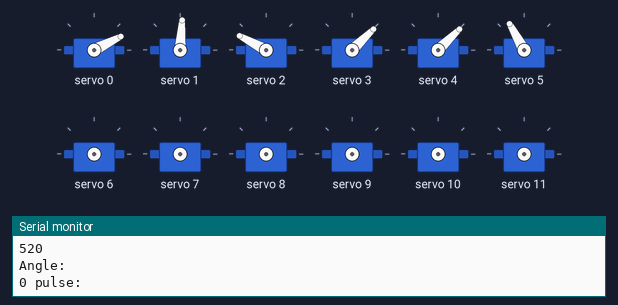
This sketch was run on a simulated Arduino Uno, built with avr-gcc and run on an emulated ATmega328P. Shown: 12 × servo, the last lines printed to the serial monitor.

Above: at 4.15 s.
At 4.25 s:
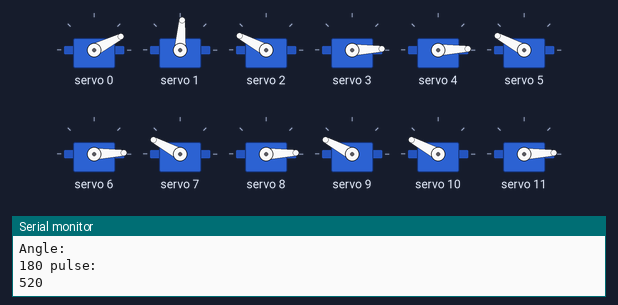
At 7.3 s:
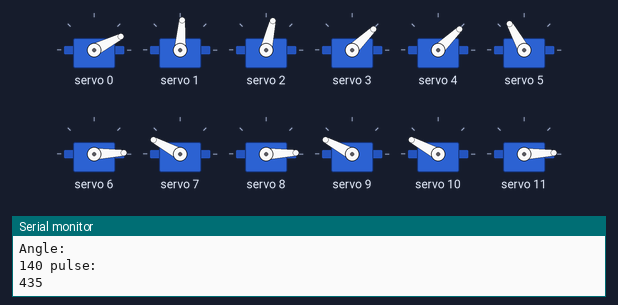
At 10.35 s:
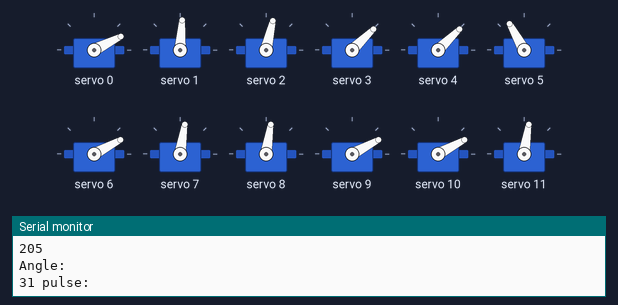
At 10.8 s:
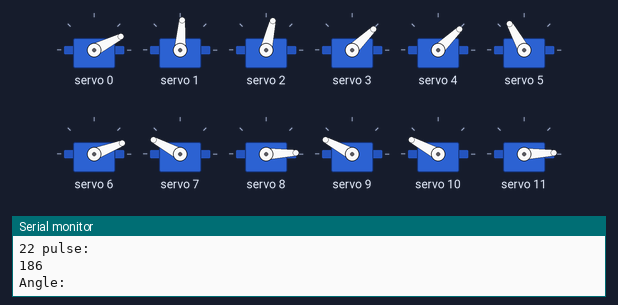
At 16.3 s:
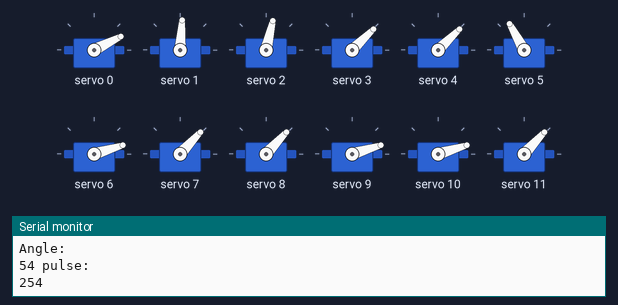
Timing chart, 0 to 20.0 s (numbered marks = the images above):
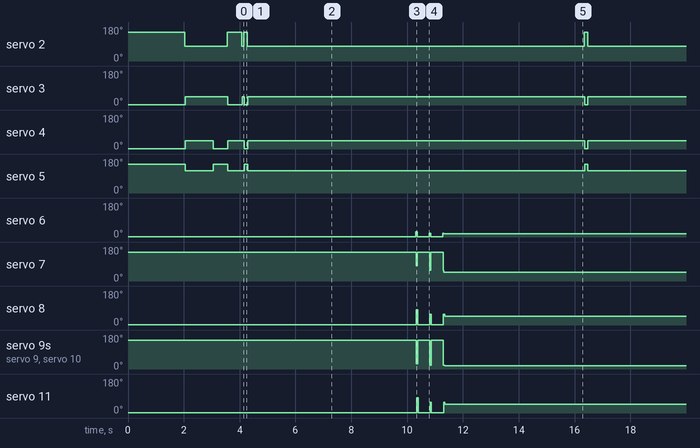

The sketch:

aarin__1_.ino
```cpp
#include <Adafruit_PWMServoDriver.h>

#include <Wire.h>


Adafruit_PWMServoDriver pwm = Adafruit_PWMServoDriver();

#define SERVOMIN  140 // this is the 'minimum' pulse length count (out of 4096)
#define SERVOMAX  520 // this is the 'maximum' pulse length count (out of 4096)

// our servo # counter
uint8_t servonum = 0;

//Servo x, y;
int width = 640, height = 480;  // total resolution of the video
int xpos = 30, ypos = 100;  //30 initial positions of both Servos
const int angle = 2;   // degree of increment or decrement

int xval;
int yval;

int sensorValue = 0;
unsigned long previousMillis = 0;
const unsigned long interval = 2000;


void setup() {
  Serial.begin(31250);
  pwm.begin();
  pwm.setPWMFreq(60);
  Serial.setTimeout(10);
  pwm.setPWM(0,0,angleToPulse(xpos));
  pwm.setPWM(1,0,angleToPulse(ypos));
  startup();
  m_close();
}

void loop() {
unsigned long currentMillis = millis();

    if (currentMillis - previousMillis >= interval) {
        previousMillis = currentMillis;
        blink();
    }
eyeTrack();
delay(5000);
imcat();
delay(5000);

}

void eyeTrack() {
  if (Serial.available() > 0)
  {
    int x_mid, y_mid;
    if (Serial.read() == 'X')
    {
      x_mid = Serial.parseInt(); }
       // read center x-coordinate
    if (Serial.read() == 'Y'){
        y_mid = Serial.parseInt(); // read center y-coordinate
    }

    if (x_mid > width / 2 + 10)
      xpos += angle;
    if (x_mid < width / 2 - 10)
      xpos -= angle;
    if (y_mid < height / 2 + 10)
      ypos += angle;
    if (y_mid > height / 2 - 10)
      ypos -= angle;

    // if the servo degree is outside its range
    if (xpos >= 100)
      xpos = 100;
    else if (xpos <= 0)
      xpos = 0;
    if (ypos >= 130)
      ypos = 130;
    else if (ypos <= 85)
      ypos = 85;

    pwm.setPWM(0,0,angleToPulse(xpos));
    pwm.setPWM(1,0,angleToPulse(ypos));
  }
}

int angleToPulse(int ang){
   int pulse = map(ang,0, 180, SERVOMIN,SERVOMAX);
   Serial.println("Angle: ");Serial.print(ang);
   Serial.println(" pulse: ");Serial.println(pulse);
   return pulse;
}

void open(){
  pwm.setPWM(2, 0, angleToPulse(90));
  pwm.setPWM(3, 0, angleToPulse(50));
  pwm.setPWM(4, 0, angleToPulse(50));
  pwm.setPWM(5, 0, angleToPulse(140));
}

void lwink(){
  pwm.setPWM(2, 0, angleToPulse(90));
  pwm.setPWM(3, 0, angleToPulse(50));
  pwm.setPWM(4, 0, angleToPulse(0));
  pwm.setPWM(5, 0, angleToPulse(180));
}

void rwink(){
  pwm.setPWM(2, 0, angleToPulse(180));
  pwm.setPWM(3, 0, angleToPulse(0));
  pwm.setPWM(4, 0, angleToPulse(50));
  pwm.setPWM(5, 0, angleToPulse(140));
}

void close(){
  pwm.setPWM(2, 0, angleToPulse(180));
  pwm.setPWM(3, 0, angleToPulse(0));
  pwm.setPWM(4, 0, angleToPulse(0));
  pwm.setPWM(5, 0, angleToPulse(180));
}

void startup(){
  close();
  delay(2000);
  open();
  delay(1000);
  lwink();
  delay(500);
  rwink();
  delay(500);
  open();
}

void blink(){
  close();
  delay(100);
  open();
}

void m_open(){
  pwm.setPWM(6, 0, angleToPulse(45));
  pwm.setPWM(7, 0, angleToPulse(135));
  pwm.setPWM(8, 0, angleToPulse(135));
  pwm.setPWM(9, 0, angleToPulse(45));
  pwm.setPWM(10, 0, angleToPulse(45));
  pwm.setPWM(11, 0, angleToPulse(135));
}


void m_close(){
  pwm.setPWM(6, 0, angleToPulse(0));
  pwm.setPWM(7, 0, angleToPulse(180));
  pwm.setPWM(8, 0, angleToPulse(0));
  pwm.setPWM(9, 0, angleToPulse(180));
  pwm.setPWM(10, 0, angleToPulse(180));
  pwm.setPWM(11, 0, angleToPulse(0));
}

void imcat(){
  m_close();
  delay(1000);
  aieh();
  delay(10);
  m_close();
  delay(400);
  bmp_th();
  delay(10);
  m_close();
  delay(400);
  bmp_th();
  gkxyjr();
}

void aieh(){
  pwm.setPWM(6, 0, angleToPulse(31));
  pwm.setPWM(7, 0, angleToPulse(94));
  pwm.setPWM(8, 0, angleToPulse(94));
  pwm.setPWM(9, 0, angleToPulse(31));
  pwm.setPWM(10, 0, angleToPulse(31));
  pwm.setPWM(11, 0, angleToPulse(94));
}

void bmp_th(){
  pwm.setPWM(6, 0, angleToPulse(22));
  pwm.setPWM(7, 0, angleToPulse(67));
  pwm.setPWM(8, 0, angleToPulse(67));
  pwm.setPWM(9, 0, angleToPulse(22));
  pwm.setPWM(10, 0, angleToPulse(22));
  pwm.setPWM(11, 0, angleToPulse(67));
}

void gkxyjr(){
  pwm.setPWM(6, 0, angleToPulse(18));
  pwm.setPWM(7, 0, angleToPulse(54));
  pwm.setPWM(8, 0, angleToPulse(54));
  pwm.setPWM(9, 0, angleToPulse(18));
  pwm.setPWM(10, 0, angleToPulse(18));
  pwm.setPWM(11, 0, angleToPulse(54));
}
```

Measured:
- by itself, servo 4: 2° → 44° at 2.0 s, → 2° 1.0 s later, → 44° 0.52 s later, → 2° 0.60 s later, … (9 changes in this stretch)
- by itself, servo 5: 152° → 119° at 2.0 s, → 152° 1.0 s later, → 119° 0.51 s later, → 152° 0.60 s later, … (9 changes in this stretch)
- by itself, servo 6: repeats every 12.2 s: 2 × (2° 0.43 s, 21° 0.05 s), 17° 10.2 s, 2° 1.0 s, 28° 0.05 s
- by itself, servo 7: repeats every 12.2 s: 2 × (152° 0.45 s, 58° 0.02 s), 47° 10.2 s, 152° 1.0 s, 81° 0.02 s
- by itself, servo 8: repeats every 12.2 s: 2 × (2° 0.43 s, 58° 0.05 s), 47° 10.2 s, 2° 1.0 s, 81° 0.05 s
- by itself, servo 9, servo 10: repeats every 12.2 s: 2 × (152° 0.43 s, 21° 0.05 s), 17° 10.2 s, 152° 1.0 s, 28° 0.05 s
- by itself, servo 11: repeats every 12.2 s: 2° 0.43 s, 58° 0.05 s, 2° 0.45 s, 58° 0.03 s, 47° 10.2 s, 2° 1.0 s, 81° 0.05 s
